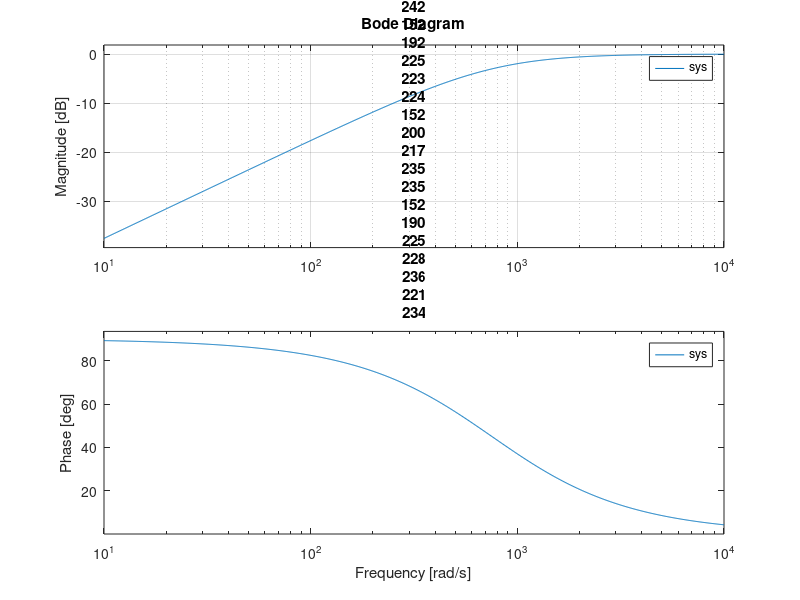

Source code (MATLAB):
% HighPassFilterBode.m
% Author: Oliver Wright

clc;
clear;
close all;

%% fb = 120Hz design
f = 120;
T = 1/(2 * pi * f);
sys = tf([T, 0], [T, 1]);

figure;
bode(sys);
title(f + "Hz High Pass Filter")
grid;


